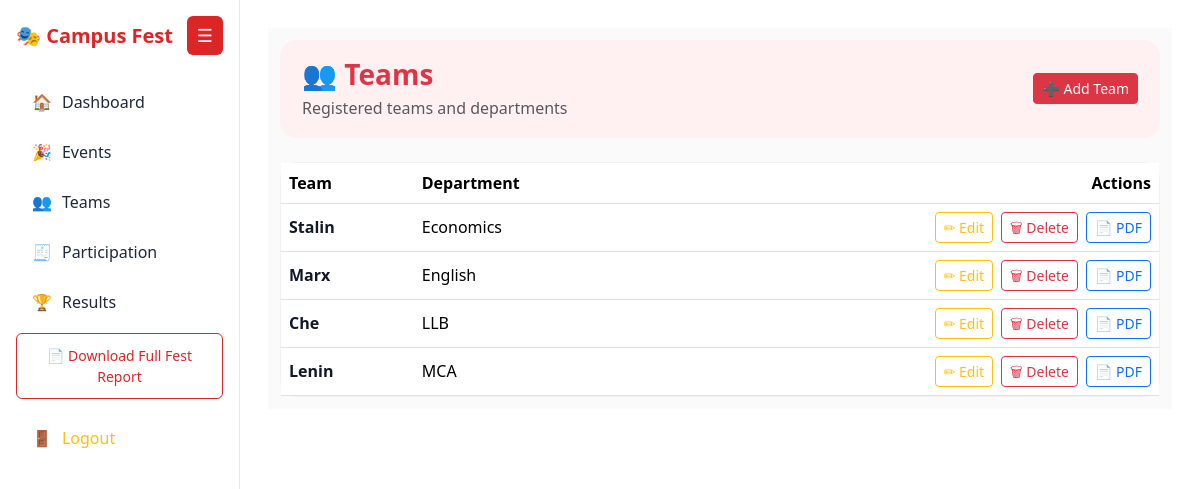
The page /ad/teams/ (signed in) on the database its author committed.
### app/models.py (models this page shows, shortened)
class Team(models.Model):
    team_name = models.CharField(max_length=150)
    department = models.CharField(max_length=100)

### app/views.py (the view)
# urls.py: path('ad/teams/', views.team_list, name='team_list'),
@login_required
def team_list(request):
    teams = Team.objects.all().order_by('department')
    return render(request, 'team_list.html', {'teams': teams})

### app/templates/team_list.html (shortened to what this page needs)
{% extends "base.html" %}
{% block content %}
<div class="container-fluid teams-wrap">
    <div class="teams-header mb-4 d-flex justify-content-between align-items-center">
        <div>
            <h3 class="fw-semibold text-danger mb-1">👥 Teams</h3>
            <p class="text-muted mb-0">Registered teams and departments</p>
        </div>
        <a href="{% url 'team_create' %}" class="btn btn-danger btn-sm">
            ➕ Add Team
        </a>
    </div>
    <div class="card teams-card d-none d-md-block">
        <div class="table-responsive">
            <table class="table table-hover align-middle mb-0">
                <thead class="teams-thead">
                    <tr>
                        <th>Team</th>
                        <th>Department</th>
                        <th class="text-end">Actions</th>
                    </tr>
                </thead>
                <tbody>
                {% for t in teams %}
                    <tr>
                        <td class="fw-semibold">
                            <a href="{% url 'team_detail' t.id %}"
                               class="team-link">
                                {{ t.team_name }}
                            </a>
                        </td>
                        <td>{{ t.department }}</td>
                        <td class="text-end">
                            <div class="d-flex justify-content-end gap-2 flex-wrap">
                                <a href="{% url 'team_edit' t.id %}"
                                   class="btn btn-sm btn-outline-warning">
                                    ✏ Edit
                                </a>
                                <a href="{% url 'team_delete' t.id %}"
                                   class="btn btn-sm btn-outline-danger">
                                    🗑 Delete
                                </a>
                                <a href="{% url 'team_participation_pdf' t.id %}"
                                   class="btn btn-sm btn-outline-primary">
                                    📄 PDF
                                </a>
                            </div>
                        </td>
                    </tr>
                {% empty %}
                    <tr>
                        <td colspan="3" class="text-center text-muted py-4">
                            No teams found
                        </td>
                    </tr>
                {% endfor %}
                </tbody>
            </table>
        </div>
    </div>
</div>
{% endblock %}

### app/templates/base.html (style rules this page uses)
:root { --red:#e11d48; --red-soft:#ffe4e6; --text:#1f2937; --muted:#6b7280; --border:#e5e7eb; --bg:#fafafa; }
body { background:var(--bg); font-family:'Segoe UI',sans-serif; color:var(--text); overflow-x:hidden; }

### app/templates/team_list.html (style rules this page uses)
:root { --red:#dc2626; --red-soft:#fff1f2; --border:#e5e7eb; }
.teams-wrap { background:#fafafa; padding:12px; }
.teams-header { background:var(--red-soft); padding:18px 22px; border-radius:16px; }
.teams-card { background:#ffffff; border-radius:16px; border:1px solid #f1f1f1; }
.teams-thead { background:#fff5f5; }
.team-link { color:#111827; text-decoration:none; }

### rows shown on the page
Team: team_name "Stalin", department "Economics"
Team: team_name "Marx", department "English"
Team: team_name "Che", department "LLB"
Team: team_name "Lenin", department "MCA"
